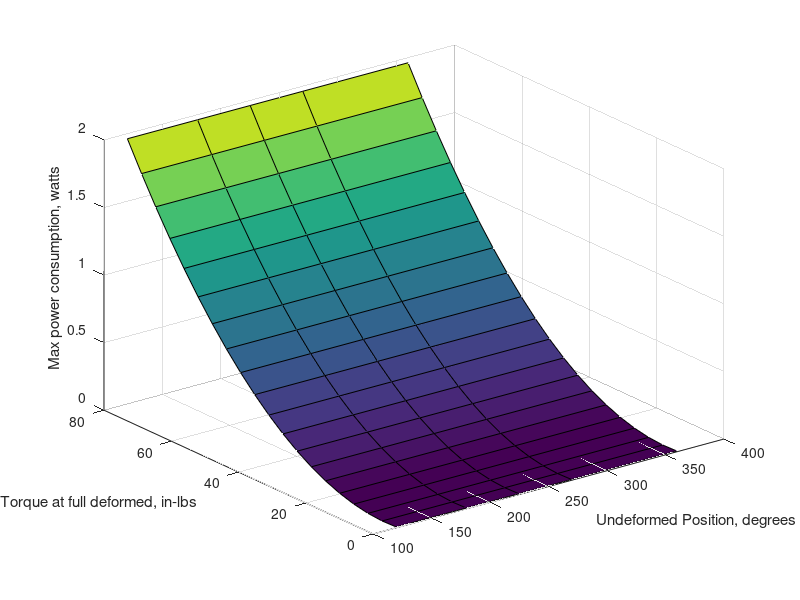

Write the MATLAB code that produced this figure. (Note: this script raises an error after producing the figure.)
% status feb 6 1am: currently, the min and max power is off. Trying
% different spring sizes from mcm carr, aiming roughly for ~1W power draw.
% Trying to maximize lifting ability for other hardware, like dust cover. 

%mechsys dynamics
close all
g = 1.62; %m/s2, gravity on moon/earth
m = 1.65; %kg, antenna mass

L = 0.290; %m, antenna length
realI = 1/3.*m.*L.^2; %kg m2, moment of inertia
T_in = linspace(0.1, 80, 20);
theta0_in = [360, 270, 225, 180, 120] * pi/180;
[T, theta0] = meshgrid(T_in, theta0_in); %undeformed spring angle, in radians; max spring load in in-lbs. These are values provided by mcmc

%find spring constant in Nm/rad for calculations
K = T*0.11298482933333./theta0;

% earthMass = m * g/9.81;
% earthI = 1/3*earthMass*L.^2;
% requiredI = realI - earthI;
% requiredMass = m - earthMass;
% inertialD = 0.025;
% rho = 7800;
% steelLen = 2*requiredI./(pi*(inertialD/2).^4.*rho);

BW = sqrt(K./realI);

% motor characteristics
% not looking at any dynamics, just the "stall torque" and current required
% to hold a given spring at fully retracted. 

V = 12; %volts, motor voltage
%K_motor = (0.700 - 0.300)/(0.5 - 0.25); % Nm/A, motor torque constant, from interpolation on datasheet
T_max = 0.8; % Nm, based on stall torque in datasheet.
I_max = 0.6; % A, based on stall current in datasheet
pulley_radius = 0.007; % mm, pulley radius
tension_min = (theta0 - pi/2).*K./(L/2*sin(pi/4)); %N, min cable tension, at top, but not perpendicular to plane. No gravity torque 
tension_max = ((theta0).*K - m.*g.*L/2)./(L/2); %N, max cable tension, at bottom, supported by gravity. simulink
motor_torque_max = tension_max*pulley_radius; % Nm, torque required to hold antenna full closed
motor_torque_min = tension_min*pulley_radius;
motor_current_max = motor_torque_max/T_max*I_max; % Amps, current required to hold antenna fully closed. Assumes that it will be proportional to ration between required torque and stall torque at 12V. 
motor_current_min = motor_torque_min/T_max*I_max;
motor_power_max = V.*(motor_current_max./I_max).*motor_current_max; % W, power draw to hold position. Same as above, voltage scales down by proportion of required current and max current.
motor_power_min = V.*(motor_current_max./I_max).*motor_current_min;

%% Find excess lifiting ability
% assume that lifted mass of cover increases linearly with elevation angle
% the cover will lift up off the ground at a constant rate with repsect to
% the arc length of the swinging edge of the antenna. I will account for
% this with the antenna mass + theta (0 to 90) * max dust cover mass 
%
% see page 130 of sam's logbook
% 
% basically, I've solved the torque balance between the spring torque
% (unstretched angle - elevation angle)*K; the gravity torque on the
% antenna (m*g*L/2*cos(theta); and the weight of the cover. 
% 
% The weight of the cover is modeled as "second winch line" whose tension increases as
% more of it is lifted off the ground. It connects to the edge of the
% antenna, creating a lever arm with length L. As the antenna elevates, 
% more dust cover lifts off the ground, but the angle decreases. The length
% is assumed to be the arc length swept out by the edge of the antenna.
% 
% This final term is W_cover/(pi*L/2)*sin(pi - theta/2)*L*(L/2*theta)
%                   {______} {______} {_______________}{_}{_________}
%                       ^       ^              ^        ^       ^
%               Total Weight    |              |        |       |
%                     total arc length         |        |       |
%                           Contact angle on antenna    |       |
%                                                   Lever Arm   |
%                                                         Arc length @
%                                                         elevation
% Equate everything and solve for W_cover, which is below.

theta = linspace(0, pi/2, 16);
max_dust_weight = zeros(size(K, 1), size(K, 2), length(theta));
for i = 1:length(theta)    
    max_dust_weight(:,:,i) = ((theta0 - theta(i)).*K- m*g*L/2.*cos(theta(i)))*pi/2*L./(sin(pi/2-theta(i)/2)*L^2/2*theta(i));
end
%% Plot stuff
% first plot shows the maximum power consumption for different spring
% consumptions. This is the power consumption to fully compress the spring,
% which is the point of maximum winch tension. This analysis ignore the
% weight of the dust cover. 
s = surf(theta0*180/pi, T, motor_power_max);
xlabel("Undeformed Position, degrees");
ylabel("Torque at full deformed, in-lbs");
zlabel("Max power consumption, watts");
s.EdgeColor = 'none';
figure;
% second plot shows the bandwidth for each spring combination, a simple
% root(K/M) for a torsional setup. A higher bandwidth is better
s = surf(theta0*180/pi, K, BW);
xlabel("Undeformed Position, degrees");
ylabel("Torque at full deformed, in-lbs");
zlabel("Mechanical Bandwidth, Hertz");
s.EdgeColor = 'none';

% the thrid set of plots shows maximum dust cover weight for each spring
% combination at different elevation angles. Only the 90 degree/vertical
% plot is technically needed, since it offers the most conservative
% estimate for the current parameters. However, I imagine if the geometry
% of the problem changed, or we modeled torque required to lift the dust
% cover differently, you may end up with a different elevation angle being
% the "worst" case. Best to keep the subplots.
% The more dust cover you can lift, the better.

figure;
for i = 1:length(theta)
    subplot(length(theta)/4, length(theta)/4, i)
    s = surf(theta0*180/pi, K, max_dust_weight(:,:,i));
    xlabel("Undeformed Position, degrees");
    ylabel("Torque at full deformed, in-lbs");
    zlabel("Max weight of dust cover, kg");
    title("Elevation angle = " + theta(i)*180/pi + " degrees")
    s.EdgeColor = 'none';
end